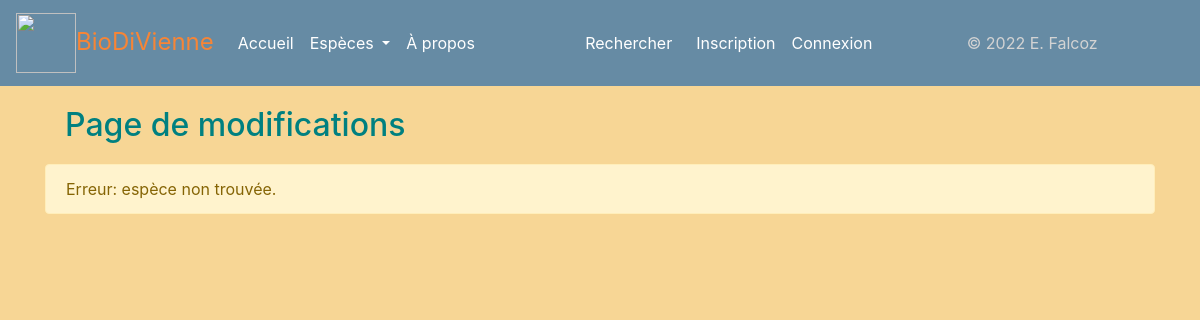
The page /modifier/27 on the database as committed earlier.
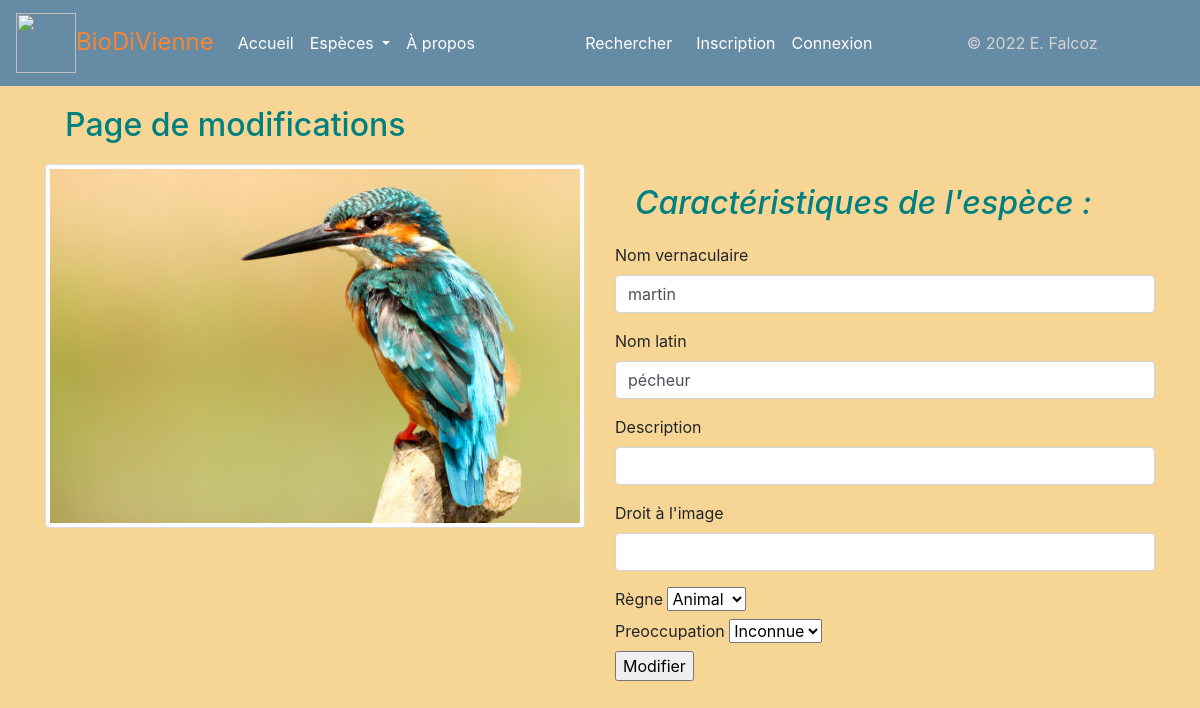
The same page on the database as committed later.
### app25OK.py (models this page shows)
class Espece(db.Model):
    espece_id = db.Column(db.Integer, unique=True, nullable=False, primary_key=True, autoincrement=True)
    espece_fichier = db.Column(db.Text, unique=True, nullable=False)
    espece_regne = db.Column(db.Text)
    espece_nom_vernaculaire = db.Column(db.Text, nullable=False)
    espece_nom_latin = db.Column(db.Text, unique=True, nullable=False)
    espece_description = db.Column(db.Text)
    espece_preoccupation = db.Column(db.Text)
    authorships = db.relationship("Authorship", back_populates="espece")

### app25OK.py (the view)
@app.route("/modifier/<int:espece_id>")
def espece_modif(espece_id):
    unique_espece = Espece.query.get(espece_id)
    return render_template('pages/modifier.html', espece=unique_espece)

### templates/pages/modifier.html (shortened to what this page needs)
{% extends "conteneur.html" %}
{% block corps %}
<!DOCTYPE html>
<html lang="en">
<head>
</head>
<body>
	<h2>Page de modifications</h2>
	{% if not espece %}
		<div class="alert alert-warning" role="alert">Erreur: espèce non trouvée.</div>
	{% else %}
	<div class="row align-items-start">
		<div class="col">
			<img src="/display/{{espece.espece_fichier}}" class="img-thumbnail img-responsive"/>
		</div>
		<div class="col">
			<h2><i>Caractéristiques de l'espèce :</i></h2>
	<form class="form" method="POST" action="/modifier_post" id="modif_post">
			<div class="mb-3">
                <label class="form-label">Nom vernaculaire</label>
                <input type="text" class="form-control" id="vernaculaire" name="vernaculaire" value="{{espece.espece_nom_vernaculaire}}">
              </div>
			<div class="mb-3">
                <label class="form-label">Nom latin</label>
                <input type="text" class="form-control" id="latin" name="latin" value="{{espece.espece_nom_latin}}">
              </div>
			<div class="mb-3">
                <label class="form-label">Description</label>
                <input type="text" class="form-control" id="description" name="description" value="{{espece.espece_description}}">
              </div>
			<div class="mb-3">
                <label class="form-label">Droit à l'image</label>
                <input type="text" class="form-control" id="droit_image" name="droit_image">
              </div>
			<label for="regne">Règne</label>
      <select name="regne" id="regne">
        <option value="animal">Animal</option>
      </select></br>
			<label for="preoc">Preoccupation</label>
      <select name="preoccupation" id="preoc">
		  <option value="LC">Inconnue</option>
      </select></br>
		<input type="submit" value="Modifier">
	</form>
		</div>
	</div>
{% endif %}
</body>
</html>
{% endblock %}

Rows that differ between the two databases and show on the page:
added Espece: espece_fichier (picture), vernaculaire "martin", latin "pécheur"
Other text that changed with them:
form field regne: (not shown) → "Animal"
form field preoccupation: (not shown) → "Inconnue"
form field value: (not shown) → "Modifier"
text no longer shown: "Erreur: espèce non trouvée."
text now shown: "Caractéristiques de l'espèce : Nom vernaculaire Nom latin Description Droit à l'image Règne Preoccupation"
